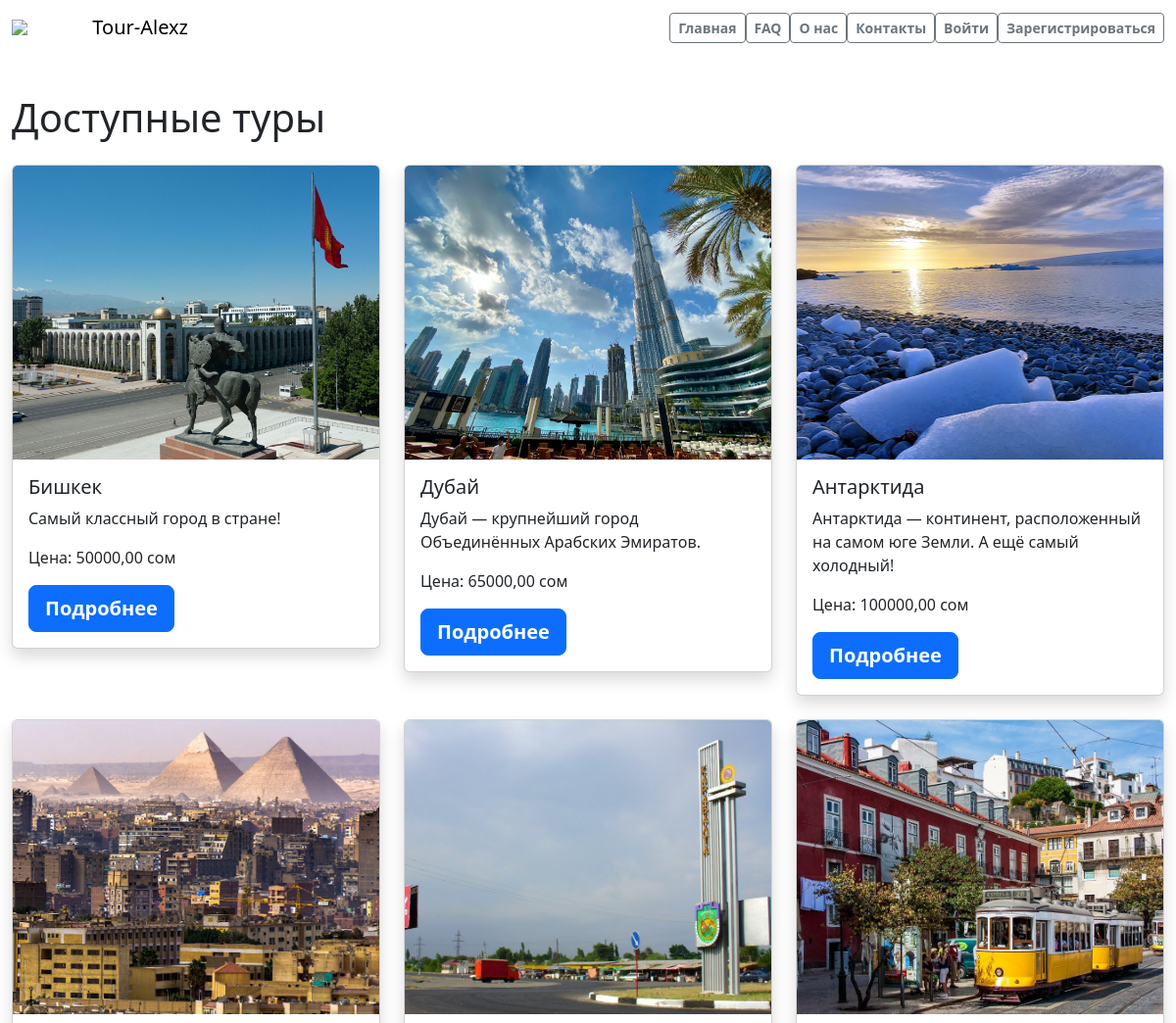
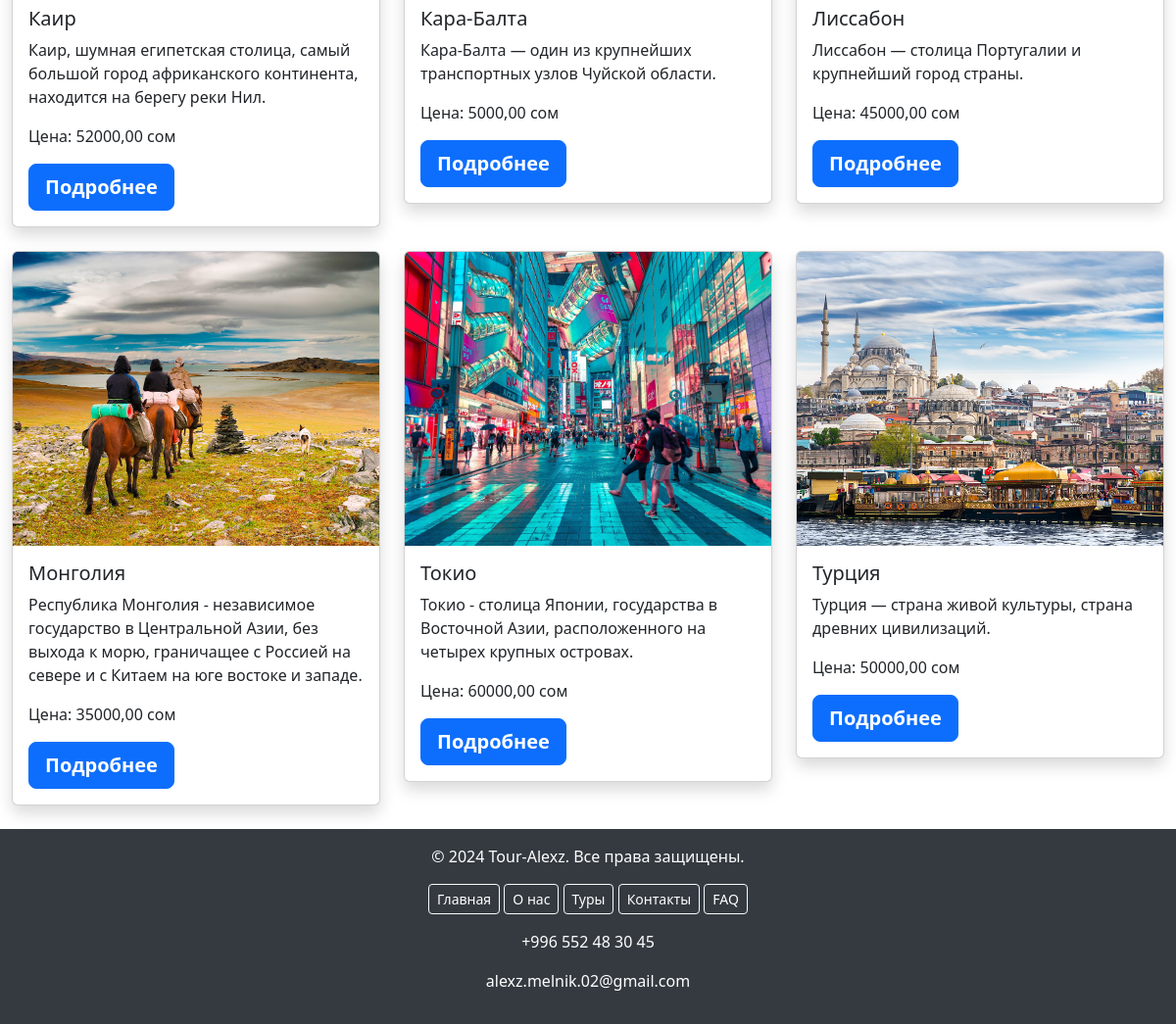
The app's page /tour_list/ with its own data (2 pictures, top to bottom).
### main/models.py (models this page shows, shortened)
class Tour(models.Model):
    destination = models.ForeignKey(Destination, on_delete=models.CASCADE)
    user = models.ForeignKey(User, on_delete=models.CASCADE)
    price = models.DecimalField(max_digits=10, decimal_places=2)
    image = models.ImageField(upload_to='tour_detail_imаge/')
    available_seats = models.IntegerField(default=50)
    book_data = models.DateField(auto_now_add=True)

class Destination(models.Model):
    name = models.CharField(max_length=50)
    description = models.TextField()
    image = models.ImageField(upload_to='destination/')

### main/views.py (the view)
# urls.py: path('tour_list/', views.tour_list, name='tour_list'),
def tour_list(request):
    tours = Tour.objects.all()
    return render(request, 'main/tour_list.html', {'tours': tours})

### templates/main/tour_list.html (shortened to what this page needs)
{% load static %}
<!DOCTYPE html>
<html lang="en">
<head>
    <link href="https://cdn.jsdelivr.net/npm/bootstrap@5.3.3/dist/css/bootstrap.min.css" rel="stylesheet"
>
</head>
<body>
<nav class="navbar navbar-expand-lg navbar-light fixed-top">
    <div class="container-fluid">
        <img src="https://gas-kvas.com/grafic/uploads/posts/2024-01/gas-kvas-com-p-logotip-turagentstva-na-prozrachnom-fone-3.png"
             style="width: 7%">
        <a class="navbar-brand" href="{% url 'tour_list' %}">Tour-Alexz</a>
        <div class="collapse navbar-collapse" id="navbarNav">
            <ul class="navbar-nav ms-auto">
                <li class="nav-item">
                    <a class="btn btn-outline-secondary btn-lg btn-md btn-sm fw-bold" href="{% url 'main' %}">Главная</a>
                </li>
                <li class="nav-item">
                    <a class="btn btn-outline-secondary btn-lg btn-md btn-sm fw-bold" href="{% url 'faq' %}">FAQ</a>
                </li>
                <li class="nav-item">
                    <a class="btn btn-outline-secondary btn-lg btn-md btn-sm fw-bold" href="{% url 'about_us' %}">О
                        нас</a>
                </li>
                <li class="nav-item">
                    <a class="btn btn-outline-secondary btn-lg btn-md btn-sm fw-bold" href="{% url 'contact' %}">Контакты</a>
                </li>
                {% if user.is_authenticated %}
                <li class="nav-item">
                    <a class="btn btn-outline-secondary btn-lg btn-md btn-sm fw-bold"
                       href="{% url 'profile' %}">Профиль</a>
                </li>
                <li class="nav-item">
                    <form method="post" action="{% url 'logout' %}">
                        {% csrf_token %}
                        <button type="submit" class="btn btn-outline-secondary btn-lg btn-md btn-sm fw-bold">Выйти
                        </button>
                    </form>
                </li>
                {% else %}
                <li class="nav-item">
                    <a class="btn btn-outline-secondary btn-lg btn-md btn-sm fw-bold" href="{% url 'login' %}">Войти</a>
                </li>
                <li class="nav-item">
                    <a class="btn btn-outline-secondary btn-lg btn-md btn-sm fw-bold" href="{% url 'register' %}">Зарегистрироваться</a>
                </li>
                {% endif %}
            </ul>
        </div>
    </div>
</nav>
<div class="container-fluid mt-5">
    <h1 class="mb-4"><br>Доступные туры</h1>
    <div class="row">
        {% for tour in tours %}
        <div class="col-md-4 mb-4">
            <div class="card shadow">
                <img src="{{ tour.image.url }}" alt="{{ tour.destination.name }}" class="card-img-top">
                <div class="card-body">
                    <h5 class="card-title">{{ tour.destination.name }}</h5>
                    <p class="card-text">{{ tour.destination.description }}</p>
                    <p class="card-text">Цена: {{ tour.price }} сом</p>
                    <a href="{% url 'tour_detail' pk=tour.pk %}" class="btn btn-primary btn-lg fw-bold">Подробнее</a>
                </div>
            </div>
        </div>
        {% endfor %}
    </div>
</div>
<footer class="footer mt-auto py-3">
    <div class="container text-center">
        <span>© 2024 Tour-Alexz. Все права защищены.</span>
        <div class="footer-links mt-3">
            <a href="{% url 'main' %}" class="btn btn-outline-light btn-sm">Главная</a>
            <a href="{% url 'about_us' %}" class="btn btn-outline-light btn-sm">О нас</a>
            <a href="{% url 'tour_list' %}" class="btn btn-outline-light btn-sm">Туры</a>
            <a href="{% url 'contact' %}" class="btn btn-outline-light btn-sm">Контакты</a>
            <a href="{% url 'faq' %}" class="btn btn-outline-light btn-sm">FAQ</a>
        </div>
        <div class="footer-icons mt-3">
            <p>+996 552 48 30 45</p>
            <p>alexz.melnik.02@gmail.com</p>
        </div>
    </div>
</footer>
</body>
</html>

### templates/main/tour_list.html (style rules this page uses)
.navbar { background-color: transparent; transition: background-color 0.5s ease; }
.card-img-top { height: 300px; object-fit: cover; }
.footer { background-color: #343a40; color: white; position: relative; bottom: 0; width: 100%; }
.footer a { color: white; text-decoration: none; }
.footer-icons { margin-top: 10px; }

### records on screen
Tour: image (picture), destination.name "Бишкек", destination.description "Самый классный город в стране!", price "50000,00"
Tour: image (picture), destination.name "Дубай", destination.description "Дубай — крупнейший город Объединённых Арабских Эмиратов.", price "65000,00"
Tour: image (picture), destination.name "Антарктида", destination.description "Антарктида — континент, расположенный на самом юге Земли. А ещё самый холодный!", price "100000,00"
Tour: image (picture), destination.name "Каир", destination.description "Каир, шумная египетская столица, самый большой город африканского континента, находится на берегу реки Нил.", price "52000,00"
Tour: image (picture), destination.name "Кара-Балта", destination.description "Кара-Балта — один из крупнейших транспортных узлов Чуйской области.", price "5000,00"
Tour: image (picture), destination.name "Лиссабон", destination.description "Лиссабон — столица Португалии и крупнейший город страны.", price "45000,00"
Tour: image (picture), destination.name "Монголия", destination.description "Республика Монголия - независимое государство в Центральной Азии, без выхода к морю, граничащее с Россией на севере и с Китаем на юге востоке и западе.", price "35000,00"
Tour: image (picture), destination.name "Токио", destination.description "Токио - столица Японии, государства в Восточной Азии, расположенного на четырех крупных островах.", price "60000,00"
Tour: image (picture), destination.name "Турция", destination.description "Турция — страна живой культуры, страна древних цивилизаций.", price "50000,00"
